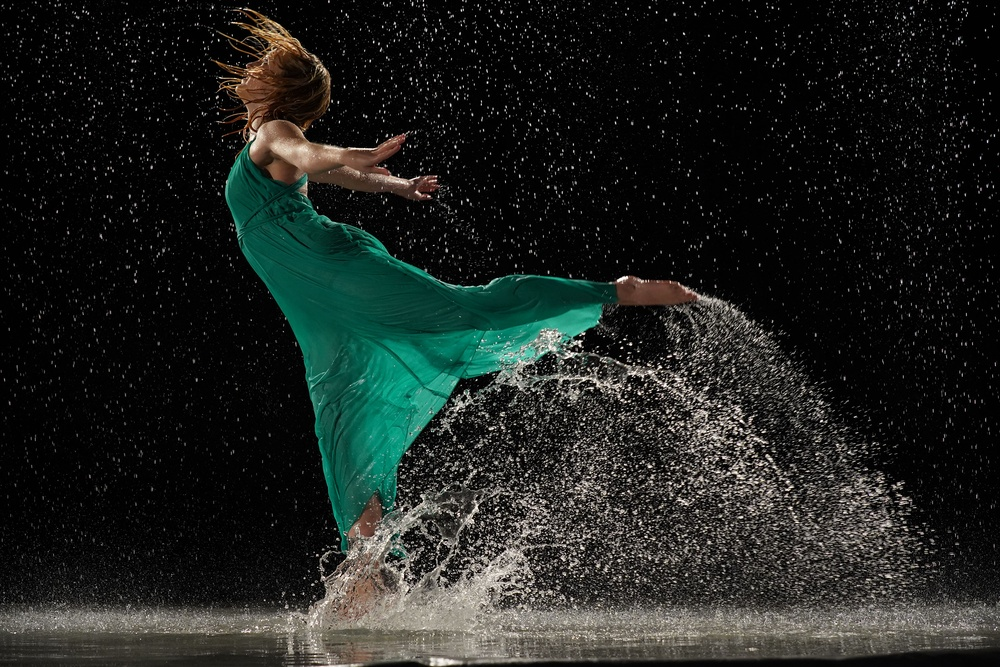
#> input picture project1/samples/2817540617.jpg, 1000 x 667 px, shrunk from 3000 x 2000 before the run
$ python main.py samples/2817540617.jpg
#> lines starting #> are read from the running program, lines starting #| are printed output that depends on the picture
from PIL import Image
import numpy as np
import os
import sys


# Utils
def img_from_array(array):  # Transforma o array em imagem
    """Transforma uma array em um Objeto Image"""
    imagem = Image.fromarray(array, mode='RGB')
    return imagem


def img_to_array(array):
    """Transforma uma Image em array usando numpy"""
    return np.asarray(array)


def open_image(relative_path):
    """Função que carrega uma imagem e retorna um objeto Image"""
#> called with relative_path = 'samples/2817540617.jpg'
    print("Opening Image: {}".format(relative_path))
    try:
        f = Image.open(relative_path)
#> f is the input picture: PIL image 1000x667 RGB; mean R, G, B 31.1, 35.7, 32.4
    except Exception as error:
        print(error)
        exit(1)

    print("Image Opened successfully.\n")
    return f


class ImageProcessor:
    """Classe processa a imagem"""

    def __init__(self, image):
        """Inicia a classe com uma imagem, transforma para array e pega as dimensoes dela"""
        self.image = image
        self.img_array = img_to_array(self.image)
        self.height = len(self.img_array)
#> self.height = 667
        self.width = len(self.img_array[0])
#> self.width = 1000

        print("Image Processor created")

    def show(self):
        """Exibe uma imagem"""
        self.image.show()
        print("Showing Image")

    def to_red_mono(self):
        """COnverte uma Imagem RGB para escala monocromatica no canal R"""
        print("Converting to Monocromatic Red Channel")
        img_copy = self.img_array.copy()
        for i in range(self.height):
            for j in range(self.width):
                img_copy[i][j][1] = 0
                img_copy[i][j][2] = 0
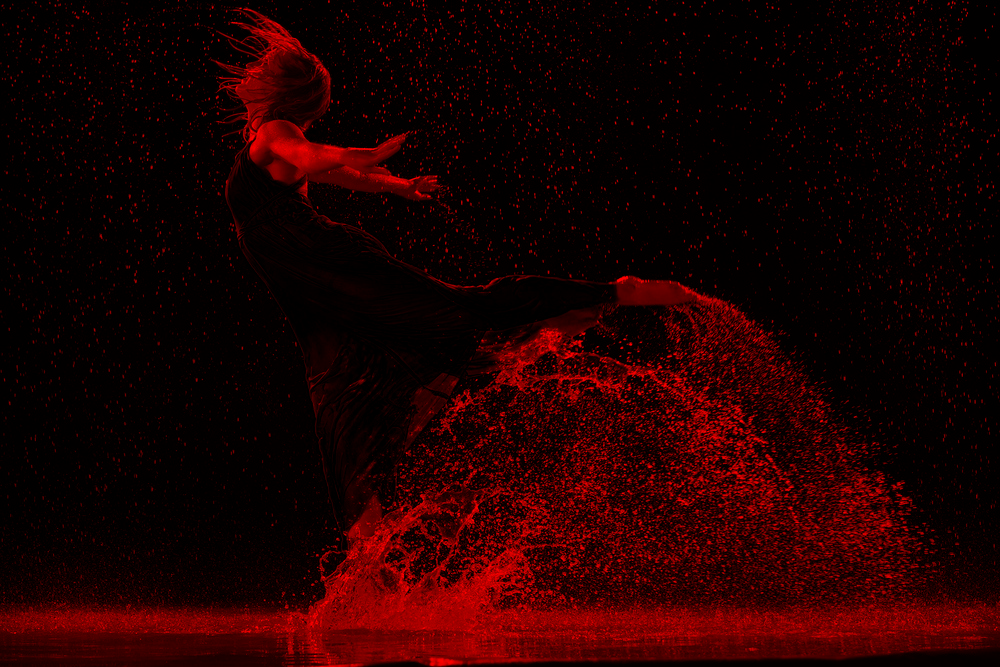
#> img_copy: shape (667, 1000, 3); mean R, G, B 31.1, 0, 0
        return img_from_array(img_copy)


def main():
    f = open_image(sys.argv[1])  # abre a imagem que foi definidade na execução
    img = ImageProcessor(f)  # cria a classe com a imagem aberta
    img.show()  # mostra imagem original

    print("Showing RED")
    red_image = img.to_red_mono()  # gera uma imagem monocormatica em R
    red_image.show()  # mostra essa imagem

# FAZER:
# - Migrar para Jupyter


if __name__ == "__main__":
    main()
